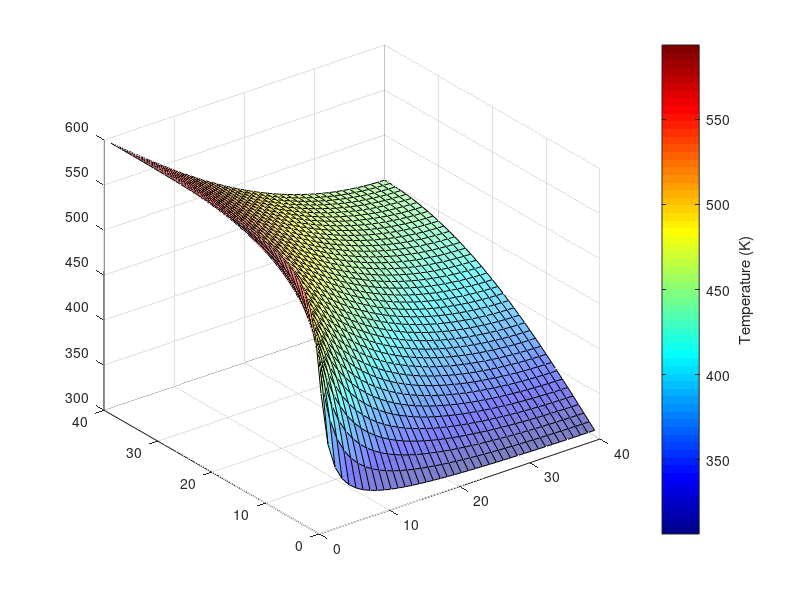

Source code (MATLAB): (Note: this script raises an error after producing the figure.)
%%This program solves 2D heat transfer problems using the finite-difference
%%method
%Author: Ethan Shoemaker
%ME 450 - Fall 2021

clear all
close all
clc

x_dim = 1; %enter x-dimension here
y_dim = 1; %enter y-dimension here
%N = 4; %number of nodes in each direction
%given surface temperatures
N_surface = 600;
W_surface = 300;
T_max = [];
T_avg = [];

for N = 40

    delta_x = x_dim/N; %delta_x
    delta_y = y_dim/N; %delta_y


    B = N+1:N:(N*N)-((N-1)+N);
    C = [2:1:N-1];
    D = N+2:1:2*N-1;
    G = [];

    for i = 1:N-3
        E = (D(1)+i*N):1:(D(N-2)+i*N);
        D = [D E];
    end

    A = eye(N*N);

    A(1,(N*N)+1) = 0.25*(N_surface)+0.25*(W_surface);

    for i = B
        A(i,(N*N)+1) = .25*W_surface;
    end

    for i = C
        A(i,(N*N)+1) = .25*N_surface;
    end

    for i = D
        A(i,i+1) = -0.25;
        A(i,i+N) = -0.25;
        A(i,i-N) = -0.25;
        A(i,i-1) = -0.25;
    end

    A((N*N)-(N-1),(N*N)+1) = (1/3)*W_surface;
    A(N,(N*N)+1) = (1/3)*N_surface;

    %top left node
    A(1,2) = -0.25;
    A(1,N+1) = -0.25;

    %top right node
    A(N,N-1) = -1/3;
    A(N, N*2) = -1/3;

    %bottom left node
    A(1+(N*(N-1)),1+(N*(N-1))-N) = -1/3;
    A(1+(N*(N-1)),2+(N*(N-1))) = -1/3;

    %bottom right node
    A(N*N,(N*N)-1) = -0.5;
    A(N*N,(N*N)-N) = -0.5;

    %top row non-corner nodes

    for i = 2:N-1
        A(i,i-1) = -0.25;
        A(i,i+1) = -0.25;
        A(i,i+N) = -0.25;
    end

    %bottom row non-corner nodes

    for i = N*N-(N-2):(N*N)-1
        A(i,i-1) = -1/3;
        A(i,i+1) = -1/3;
        A(i,i-N) = -1/3;
    end

    %right side non-corner nodes

    for i = 2*N:N:(N*N)-N
        A(i,i-N) = -1/3;
        A(i,i-1) = -1/3;
        A(i,i+N) = -1/3;
    end

    %left side non-corner nodes

    for i = 1+N:N:(N*N)-N-(N-1)
        A(i,i+1) = -0.25;
        A(i,i-N) = -0.25;
        A(i,i+N) = -0.25;
    end

    Z = rref(A);
    Z = Z(:,(N*N)+1);

    T = reshape(Z,N,N);


    figure();
    surf(T,'FaceAlpha',0.5)
    colorbar
    colormap jet
    h = colorbar;
    ylabel(h, 'Temperature (K)')

    figure();
    heatmap(T)
    
    tmax = max(T,[],'all');
    T_max = [T_max tmax];

    tavg = mean(T,'all');
    T_avg = [T_avg tavg];
end
